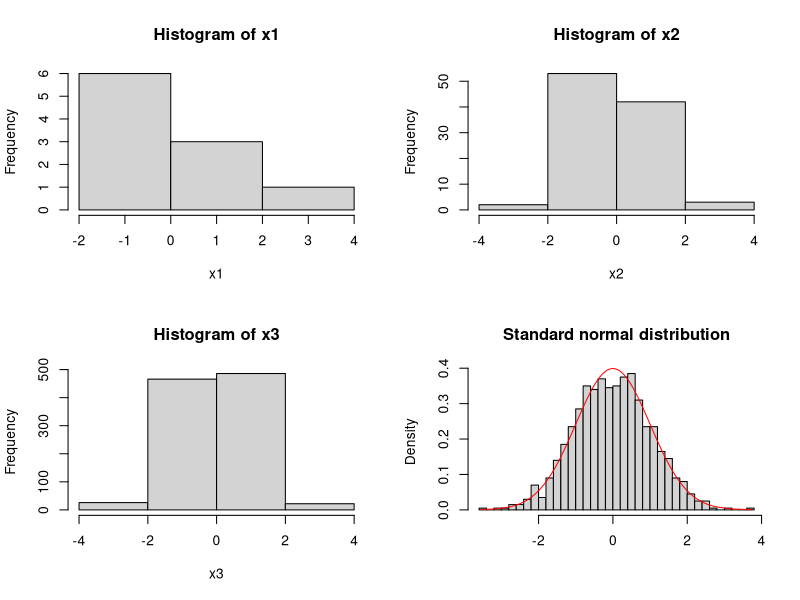
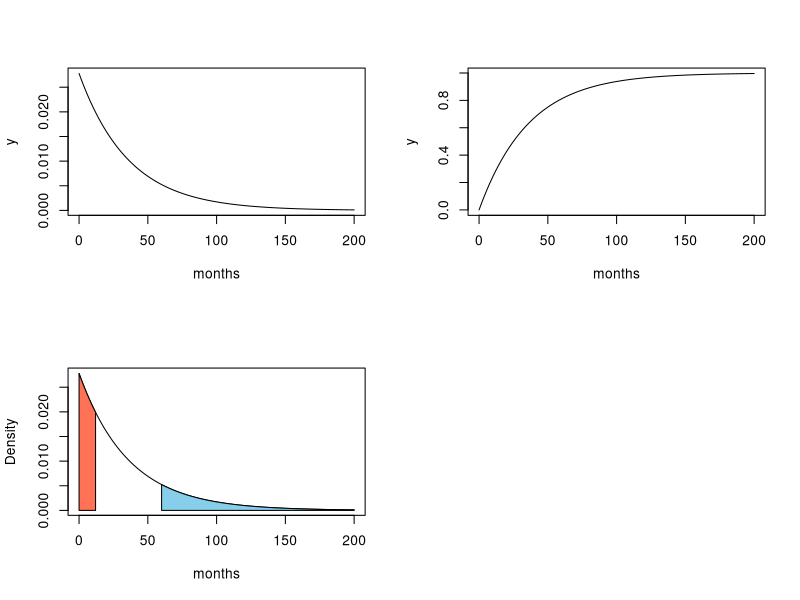

These figures' R source, in order:
## ---- chunk 1

## ---- chunk 2
par(mfrow=c(2,2))
## Random sample of size n=10 of N(0,1)-Distribution
x1 = rnorm(n = 10, mean = 0, sd = 1)	
hist(x1, breaks=3)
## Random sample of size n=100 of N(0,1)-Distribution
x2 = rnorm(n = 100, mean = 0, sd = 1)	
hist(x2, breaks=3)
## Random sample of size n=1000 of N(0,1)-Distribution
x3 = rnorm(n = 1000, mean = 0, sd = 1)	
hist(x3, breaks = 3)
## ---- chunk 3
x3 = rnorm(n = 1000, mean = 0, sd = 1)
hist(x3, breaks = 50,probability=TRUE,xlab =NA, main='Standard normal distribution')
lines(sort(x3),dnorm(sort(x3)),col='red')
## ---- chunk 4
x = seq(0, 200, length.out = 100)
y = dexp(x, rate = 1/36)
plot(x, y, type = "l", xlab = "months")
## ---- chunk 5
x = seq(0, 200, length.out = 100)
y = pexp(x, rate = 1/36)
plot(x, y, type = "l", xlab = "months")
## ---- chunk 6
pexp(q=12, rate=1/36)
## ---- chunk 7
1 - pexp(q=60, rate=1/36) # equal to pexp(q=60, rate=1/36, lower.tail = FALSE) 
## ---- chunk 8
curve(dexp(x,rate=1/36),from=0,to=200,xlab="months",ylab='Density')
cord.x<-c(60,seq(60,200,0.1),200)
cord.y<-c(0,dexp(seq(60,200,0.1),rate=1/36),0)
polygon(cord.x,cord.y,col='skyblue')

cord.x<-c(0,seq(0,12,0.1),12)
cord.y<-c(0,dexp(seq(0,12,0.1),rate=1/36),0)
polygon(cord.x,cord.y,col='coral1')
## ---- chunk 9
pbinom(1, 10, prob=0.7)
pbinom(q=4, size=10, prob=0.7)
pbinom(q=8, size=10, prob=0.7)
pbinom(q=c(1, 4, 8), size=10, prob=0.7)
## ---- chunk 10
dbinom(x=1, size=10, prob=0.7)
dbinom(x=4, size=10, prob=0.7)
dbinom(x=8, size=10, prob=0.7)
dbinom(x=c(1, 4, 8), size=10, prob=0.7)
